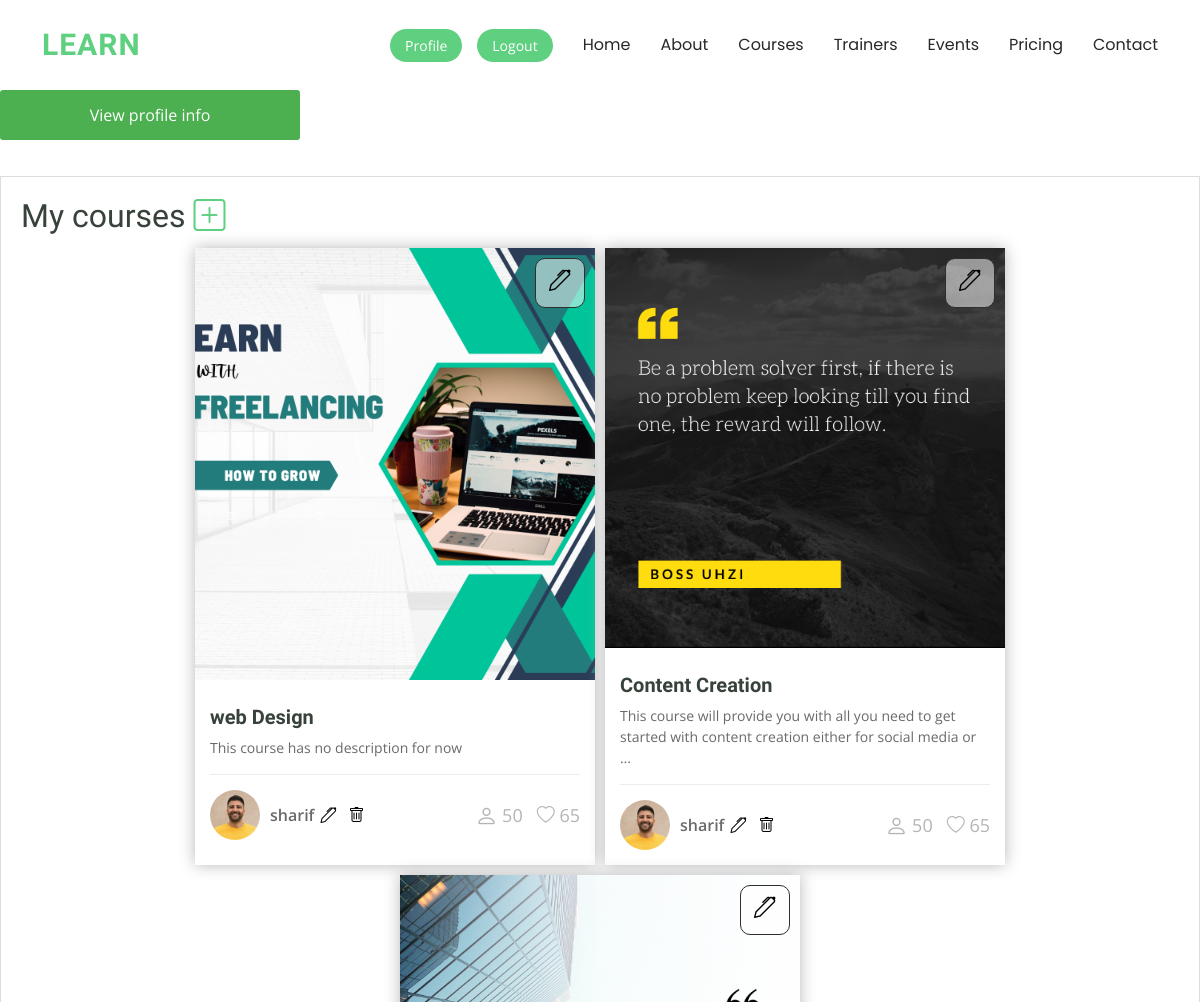
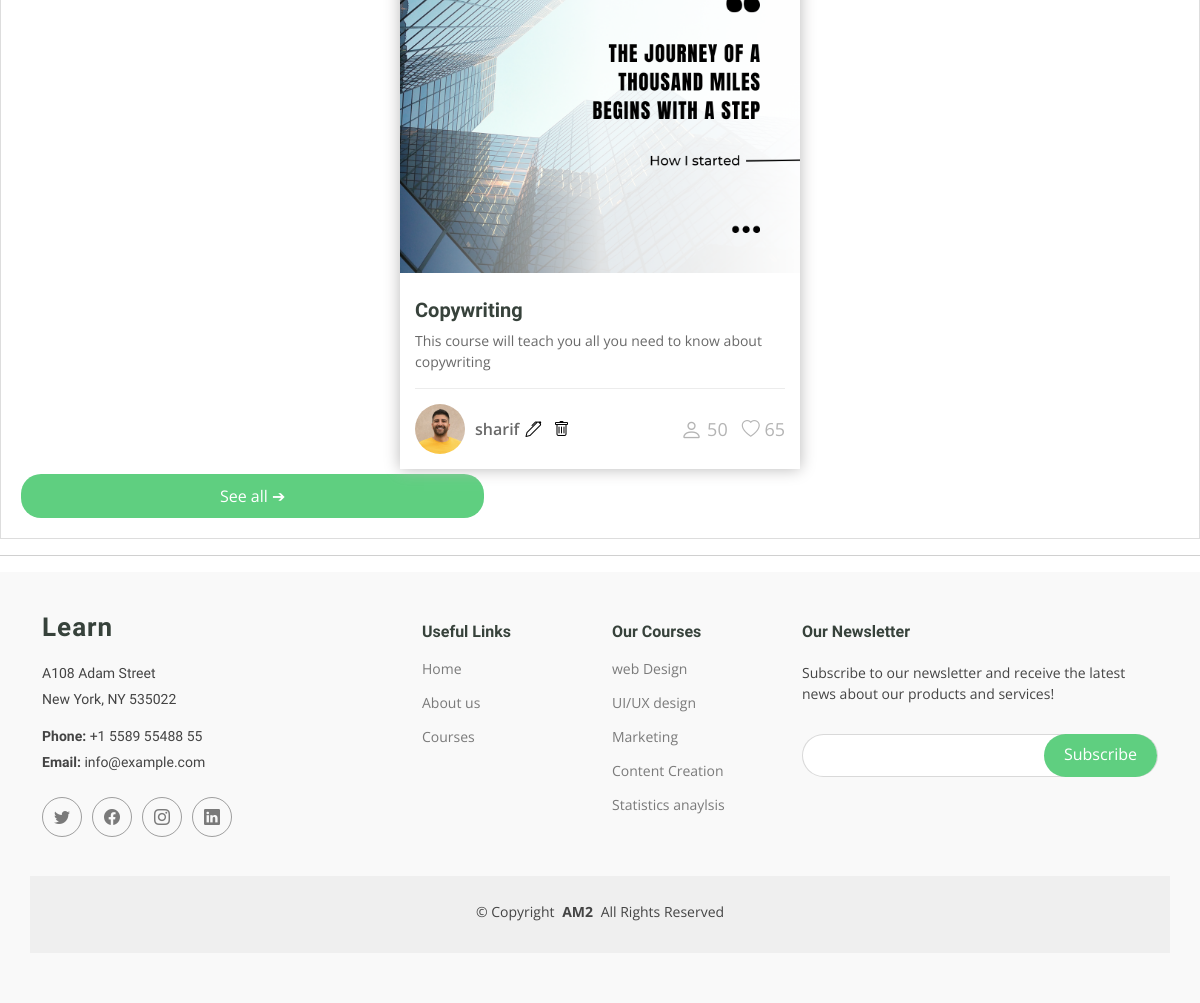
Page /accounts/dashboard (signed in) on the earlier database version (2 pictures, top to bottom).
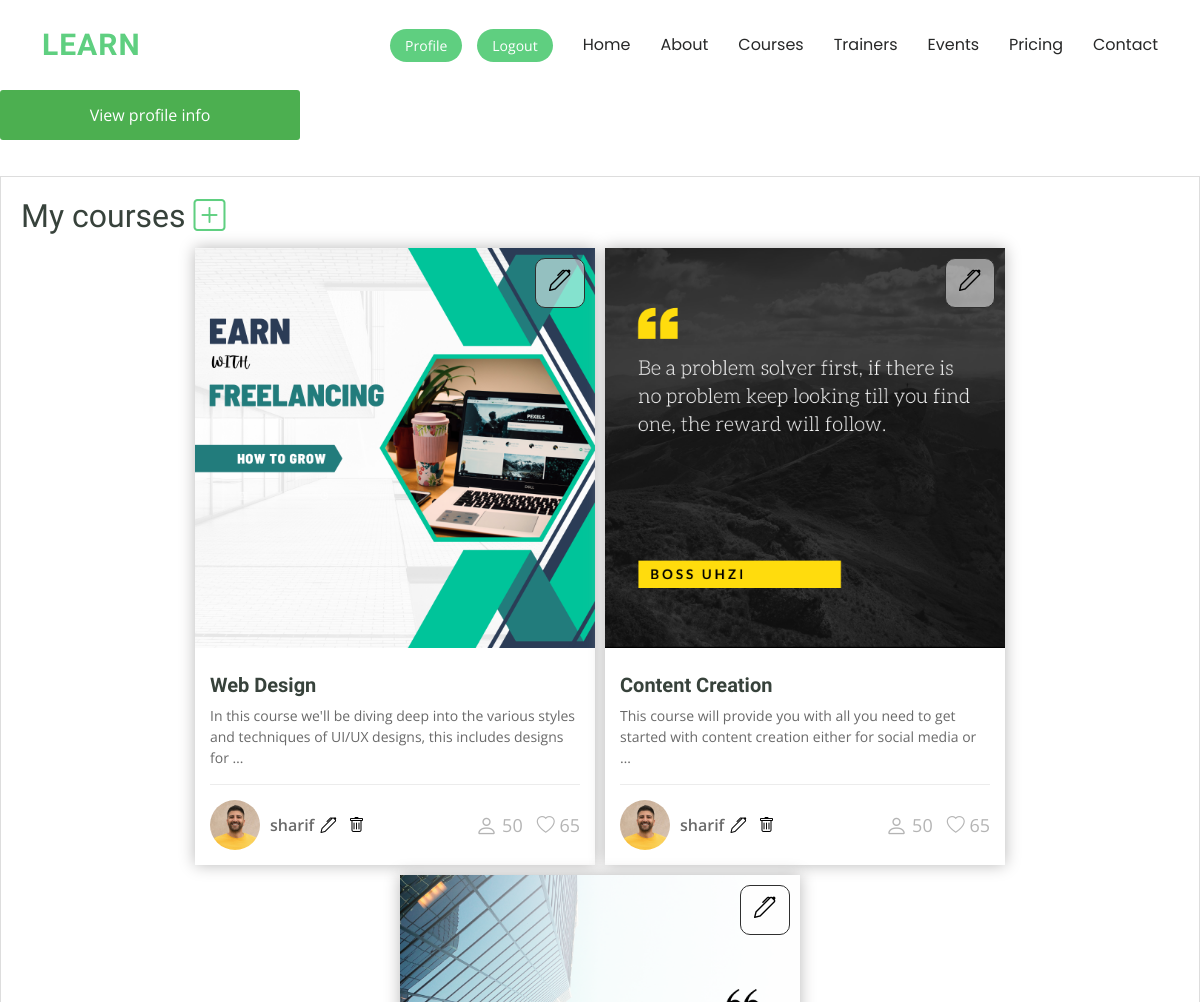
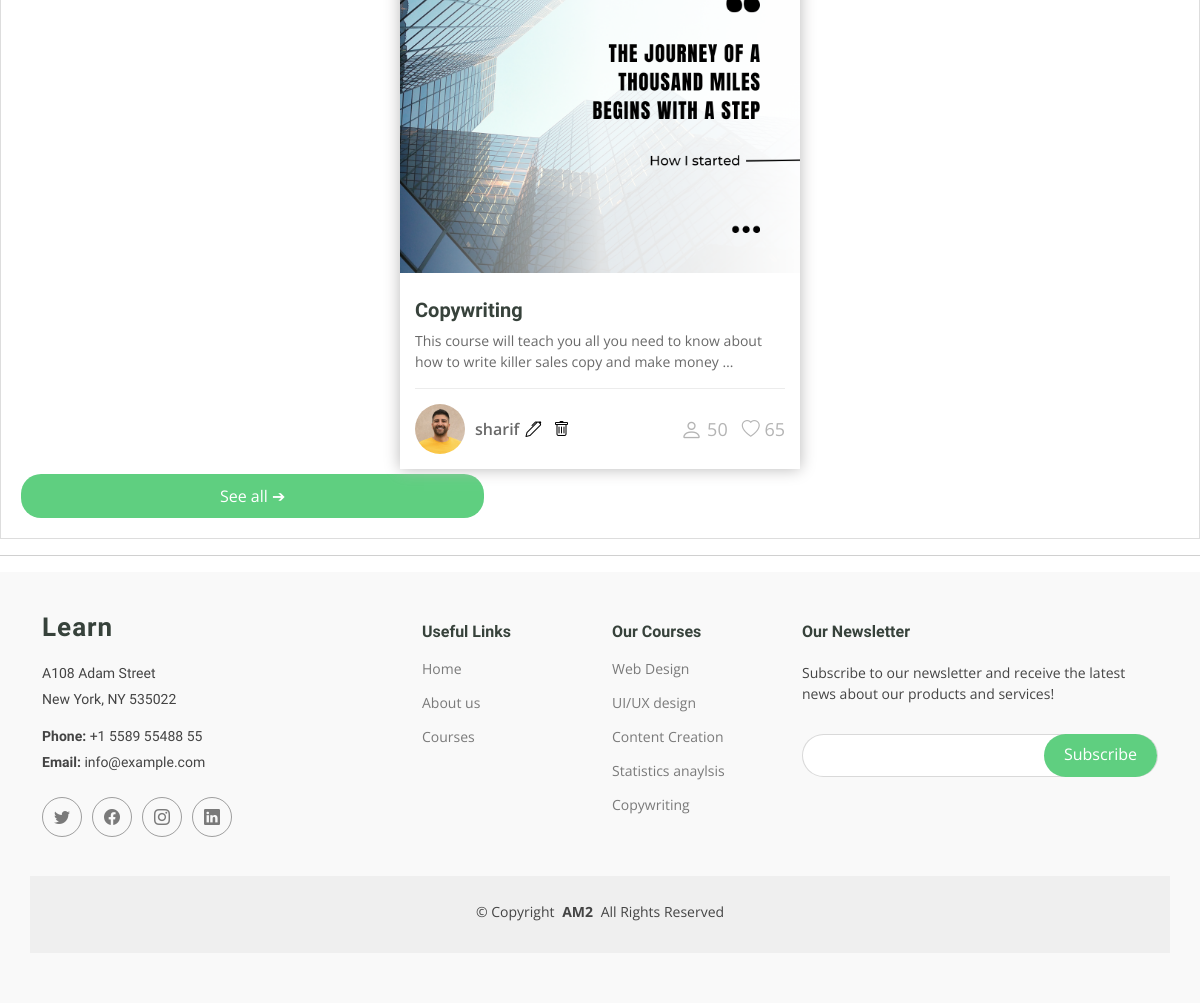
Same page on the later database version (2 pictures, top to bottom).
### accounts/models.py (models this page shows)
class Course(models.Model):
    course_name = models.CharField(max_length=100)
    trainer = models.ForeignKey(Trainer, on_delete=models.CASCADE)
    cover_photo = models.ImageField(upload_to="static/img/")
    description = models.TextField()
    price = models.FloatField()
    def __str__(self):
        return self.course_name

class Trainer(models.Model):
    user = models.OneToOneField(User, on_delete=models.CASCADE)
    bio = models.TextField()
    passport_photo = models.ImageField(upload_to="static/img/")
    def __str__(self):
        return str(self.user)

### accounts/views.py (the view, shortened to what this page needs)
# urls.py: path("dashboard", v.dash, name="DashBoard"),
def dash(req, user_id=None):
    if req.user.is_authenticated and req.method == "GET":
        courses = Course.objects.select_related("trainer")
        if req.user.is_superuser:
            messages.info(
                req,
                "You are a super user, Your profile page is not ready, contact the developer",
            )
            return redirect("Home")
        if req.user.is_staff and not req.user.is_superuser:
            trainer_profile_pic = Trainer.objects.get(user=req.user)
            return render(
                req,
                "accounts/trainer_profile.html",
                {
                    "profile_pic": trainer_profile_pic.passport_photo.url,
                    "courses": courses,
                },
            )
        elif not req.user.is_staff:
            student = Student.objects.get(user=req.user)
            courses = student.courses.all()
            return render(req, "accounts/student_profile.html", {"courses": courses})
    else:
        return redirect("Login")

### accounts/templatetags/extra.py (called while the page is built)
def limit(items, limit):
    return items[:limit]

### edu/context.py (called while the page is built)
def course_links(req):
    courses = Course.objects.all()
    return {"Courses": courses}

def student_registered_courses(req):
    if req.user.is_authenticated and not req.user.is_staff:
        student = Student.objects.get(user=req.user)
        all_courses = student.courses.all()
        return {"RegisteredCourses": all_courses}
    else:
        return {"RegisteredCourses": None}

### accounts/templates/accounts/trainer_profile.html (shortened to what this page needs)
{% extends "base.html" %}
{% load static %}
{% load extra %}
{% block content %}
<body>
    <div class="profile-container">
      <p class="d-inline-flex gap-1">
        <button class="btn btn-primary" type="button" id="info-button" data-bs-toggle="collapse" data-bs-target="#collapseExample" aria-expanded="false" aria-controls="collapseExample">
          View profile info
        </button>
      </p>
                    <div class="courses">
                      <h2>My courses  <a href="{% url 'course_creation' %}"><i class="bi bi-plus-square"></i></a></h2>
                      <div class="courses-train">
            {% for course in courses %}
            {% if course.trainer.user == user %}
            <div class="course">
              <button type="button" class="abs" data-bs-toggle="modal" data-bs-target="#{{course.id}}-photo">
                <p><abbr title="Edit cover photo" class="initialism">
                  <i class="bi bi-pen show-on-hover"></i>
                </abbr></p>
              </button>
                <img src="{{course.cover_photo.url}}" class="course-image" alt="...">
                <div class="course-content">
                  <h3><a href="{% url 'Course_detail' course.id %}">{{course.course_name}}</a></h3>
                  <p class="description">{{course.description|truncatewords:20}}</p>
                  <div class="trainer d-flex justify-content-between align-items-center">
                    <div class="trainer-profile d-flex align-items-center">
                        <img src="{{course.trainer.passport_photo.url}}" class="img-fluid" alt="">
                        <a href="{% url 'about_trainer' course.trainer.user.id %}" class="trainer-link">{{course.trainer}}</a>
                        <button class="user-control" data-bs-toggle="modal" data-bs-target="#{{course.id}}"> <i class="bi bi-pen"></i></button>
                       <button class="user-control" data-bs-toggle="modal" data-bs-target="#{{course.id}}-delete"><i class="bi bi-trash"></i></button>
                    </div>
                    <div class="trainer-rank d-flex align-items-center">
                      <i class="bi bi-person user-icon"></i>&nbsp;50
                      &nbsp;&nbsp;
                      <i class="bi bi-heart heart-icon"></i>&nbsp;65
                    </div>
                  </div>
                </div>
              </div>
              {% endif %}
              {% endfor %}
              </div>
            <a href="{% url 'Courses' %}" class="see-all-button">See all ➔</a>
        </div>
    </div>
    <hr>
</body>
{% endblock %}

### edu/templates/base.html (shortened to what this page needs)
<!DOCTYPE html>
<html lang="en">
{% load static %}
{% load extra %}
<head>
    <link href="{% static 'assets/vendor/bootstrap/css/bootstrap.min.css' %}" rel="stylesheet">
    <link href="{% static 'assets/vendor/bootstrap-icons/bootstrap-icons.css' %}" rel="stylesheet">
    <link href="{% static 'assets/vendor/aos/aos.css' %}" rel="stylesheet">
    <link href="{% static 'assets/vendor/glightbox/css/glightbox.min.css' %}" rel="stylesheet">
    <link href="{% static 'assets/vendor/swiper/swiper-bundle.min.css' %}" rel="stylesheet">
    <link href="{% static 'assets/css/main.css' %}" rel="stylesheet">
    <link href="../../static/assets/css/main.css" rel="stylesheet">
</head>
<body>
    <header id="header" class="header d-flex align-items-center sticky-top">
        <div class="container-fluid container-xl position-relative d-flex align-items-center">
            <a href="{% url 'Home' %}" class="logo d-flex align-items-center me-auto">
                <h1 class="sitename">Learn</h1>
            </a>
            <nav id="navmenu" class="navmenu">
                <ul>
                    <li><a href="{% url 'Home' %}" id="home">Home</a></li>
                    <li><a href="{% url 'About' %}" id="about">About</a></li>
                    <li><a href="{% url 'Courses' %}" id="courses">Courses</a></li>
                    <li><a href="{% url 'Train' %}" id="trainers">Trainers</a></li>
                    <li><a href="{% url 'Events' %}" id="events">Events</a></li>
                    <li><a href="{% url 'Pricing' %}" id="pricing">Pricing</a></li>
                    <li><a href="{% url 'Contact' %} " id="contact">Contact</a></li>
                </ul>
            </nav>
            {% if user.is_authenticated %}
            <a class="btn-getstarted" href="{% url 'DashBoard' %}">Profile</a>
            <a class="btn-getstarted" href="{% url 'Logout' %}">Logout</a>
            {% else %}
            <a class="btn-getstarted" href="{% url 'Login' %}">Login</a>
            <a class="btn-getstarted" href="{% url 'RedirectMe' %}">Signup</a>
            {% endif %}
        </div>
    </header>
    {% block content %}
    {% endblock %}
    <footer id="footer" class="footer position-relative">
        <div class="container footer-top">
            <div class="row gy-4">
                <div class="col-lg-4 col-md-6 footer-about">
                    <a href="{% url 'Home' %}" class="logo d-flex align-items-center">
                        <span class="sitename">Learn</span>
                    </a>
                    <div class="footer-contact pt-3">
                        <p>A108 Adam Street</p>
                        <p>New York, NY 535022</p>
                        <p class="mt-3"><strong>Phone:</strong> <span>+1 5589 55488 55</span></p>
                        <p><strong>Email:</strong> <span>info@example.com</span></p>
                    </div>
                    <div class="social-links d-flex mt-4">
                        <a href=""><i class="bi bi-twitter"></i></a>
                        <a href=""><i class="bi bi-facebook"></i></a>
                        <a href=""><i class="bi bi-instagram"></i></a>
                        <a href=""><i class="bi bi-linkedin"></i></a>
                    </div>
                </div>
                <div class="col-lg-2 col-md-3 footer-links">
                    <h4>Useful Links</h4>
                    <ul>
                        <li><a href="{% url 'Home' %}">Home</a></li>
                        <li><a href="{% url 'About' %}">About us</a></li>
                        <li><a href="{% url 'Courses' %}">Courses</a></li>
                    </ul>
                </div>
                <div class="col-lg-2 col-md-3 footer-links">
                    <h4>Our Courses</h4>
                    <ul>
                        {% for course in Courses|limit:5 %}
                        <li><a href="{% url 'Course_detail' course.id %}">{{course}}</a></li>
                        {% endfor %}
                    </ul>
                </div>
                <div class="col-lg-4 col-md-12 footer-newsletter">
                    <h4>Our Newsletter</h4>
                    <p>Subscribe to our newsletter and receive the latest news about our products and services!</p>
                    <form action="{% url 'Home' %}" method="post" class="">
                        <div class="newsletter-form">
                            <input type="email" name="Email">
                            <input type="submit" value="Subscribe">
                        </div>
                    </form>
                </div>
            </div>
        </div>
        <div class="container copyright text-center mt-4">
            <p>© <span>Copyright</span> <strong class="px-1 sitename">AM2</strong> <span>All Rights Reserved</span>
            </p>
        </div>
    </footer>
</body>
</html>

Differences in the rows shown:
removed Course: course_name "Marketing", shown under "Our Courses"
changed Course: course_name "web Design" → "Web Design"; description "This course has no description for now" → "In this course we'll be diving deep into the various styles and techniques of UI/UX designs, this includes designs for …"
now on one of the page's lists (row edited): Course: course_name "Copywriting"
changed Course "Copywriting": description "This course will teach you all you need to know about copywriting" → "This course will teach you all you need to know about how to write killer sales copy and make money …"
